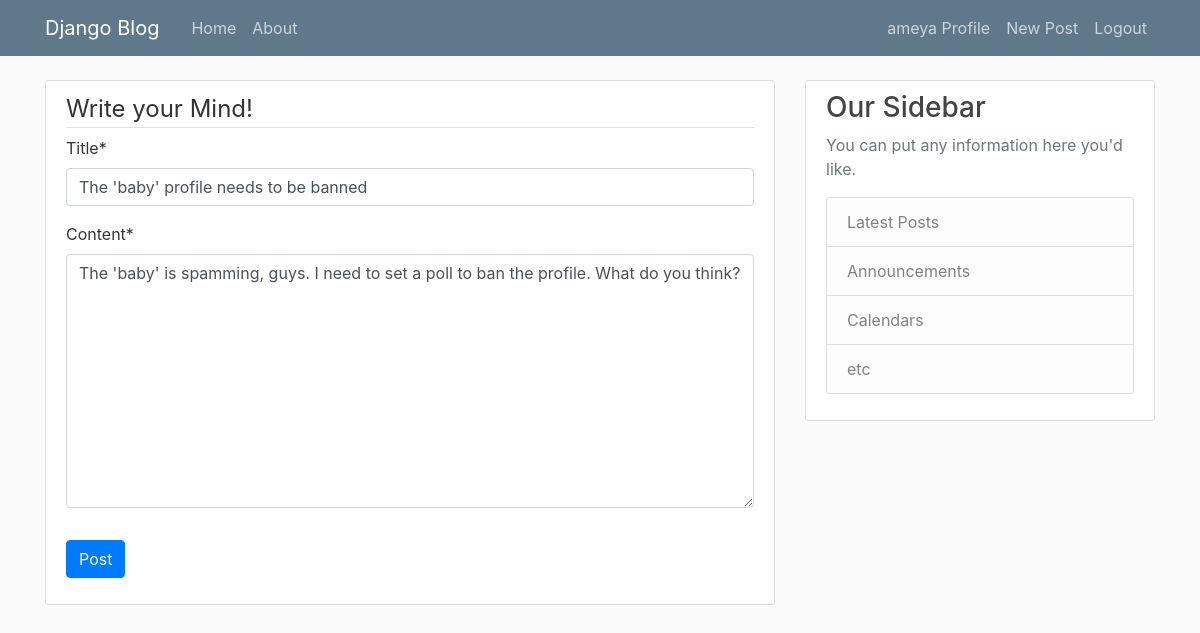
Page /blog/post/11/update/ (signed in) on the committed database.
### BlogApp/models.py (models this page shows, shortened)
class Post(models.Model):
    title = models.CharField(max_length = 100)
    content = models.TextField()
    date_created = models.DateTimeField(default=timezone.now) #on post creation, the default date and time in the timzeone will be set for the post.
    author = models.ForeignKey(User, on_delete=models.CASCADE) #User will have a one-many relation with Post

### BlogApp/views.py (the view, shortened to what this page needs)
# urls.py: path('post/<int:pk>/update/',PostUpdateView.as_view(), name='post-update'),
class PostUpdateView(UserPassesTestMixin,LoginRequiredMixin,UpdateView):
    model = Post
    fields = ['title', 'content']
    template_name = 'Blog/post_form.html'
    def test_func(self):
        post = self.get_object()
        return self.request.user == post.author

### BlogApp/templates/Blog/post_form.html (shortened to what this page needs)
{%extends "Blog/base.html" %}
{%load crispy_forms_tags %}
{%block content%}
    <div class="content-section">
        <form method="POST">
            <fieldset class="form-group">
                <legend class="border-bottom mb-2">Write your Mind!</legend>
                {{form|crispy}}
            </fieldset>
            <div class="form-group">
                <button class="btn btn-primary" type="submit">Post</button>
            </div>
        </form>
    </div>
{%endblock content%}

### BlogApp/templates/Blog/base.html (shortened to what this page needs)
{%load static%}
<!DOCTYPE html>
<html lang="en">
<head>
    <link rel="stylesheet" href="https://cdn.jsdelivr.net/npm/bootstrap@4.0.0/dist/css/bootstrap.min.css">
    <link rel="stylesheet" href="{%static 'Blog/main.css'%}">
</head>
<body>
    <header class="site-header">
        <nav class="navbar navbar-expand-md navbar-dark bg-steel fixed-top">
          <div class="container">
            <a class="navbar-brand mr-4" href="/">Django Blog</a>
            <div class="collapse navbar-collapse" id="navbarToggle">
              <div class="navbar-nav mr-auto">
                <a class="nav-item nav-link" href="{%url 'blog-home'%}">Home</a>
                <a class="nav-item nav-link" href="{%url 'blog-about'%}">About</a>
              </div>
              <div class="navbar-nav">
                {% if user.is_authenticated%}
                <a class="nav-item nav-link" href="{%url 'profile'%}">{{user.username}} Profile</a>
                <a class="nav-item nav-link" href="{%url 'post-create'%}">New Post</a>
                <a class="nav-item nav-link" href="{%url 'logout'%}">Logout</a>
                {%else%}
                <a class="nav-item nav-link" href="{%url 'login'%}">Login</a>
                <a class="nav-item nav-link" href="{%url 'register'%}">Register</a>
                {%endif%}
              </div>
            </div>
          </div>
        </nav>
      </header>
      <main role="main" class="container">
        <div class="row">
          <div class="col-md-8">
            {% block content %}{% endblock %}
          </div>
          <div class="col-md-4">
            <div class="content-section">
              <h3>Our Sidebar</h3>
              <p class='text-muted'>You can put any information here you'd like.
                <ul class="list-group">
                  <li class="list-group-item list-group-item-light">Latest Posts</li>
                  <li class="list-group-item list-group-item-light">Announcements</li>
                  <li class="list-group-item list-group-item-light">Calendars</li>
                  <li class="list-group-item list-group-item-light">etc</li>
                </ul>
              </p>
            </div>
          </div>
        </div>
      </main>
      <div class="col-md-8">
      </div>
</body>
</html>

### BlogApp/static/Blog/main.css (style rules this page uses)
body { background: #fafafa; color: #333333; margin-top: 5rem; }
h1, h2, h3, h4, h5, h6 { color: #444444; }
ul { margin: 0; }
.bg-steel { background-color: #5f788a; }
.site-header .navbar-nav .nav-link { color: #cbd5db; }
.content-section { background: #ffffff; padding: 10px 20px; border: 1px solid #dddddd; border-radius: 3px; margin-bottom: 20px; }

### rows in the picture
Post: title "The 'baby' profile needs to be banned", content "The 'baby' is spamming, guys. I need to set a poll to ban the profile. What do you think?"

### other values in the picture
{{ user.username }} "ameya"
